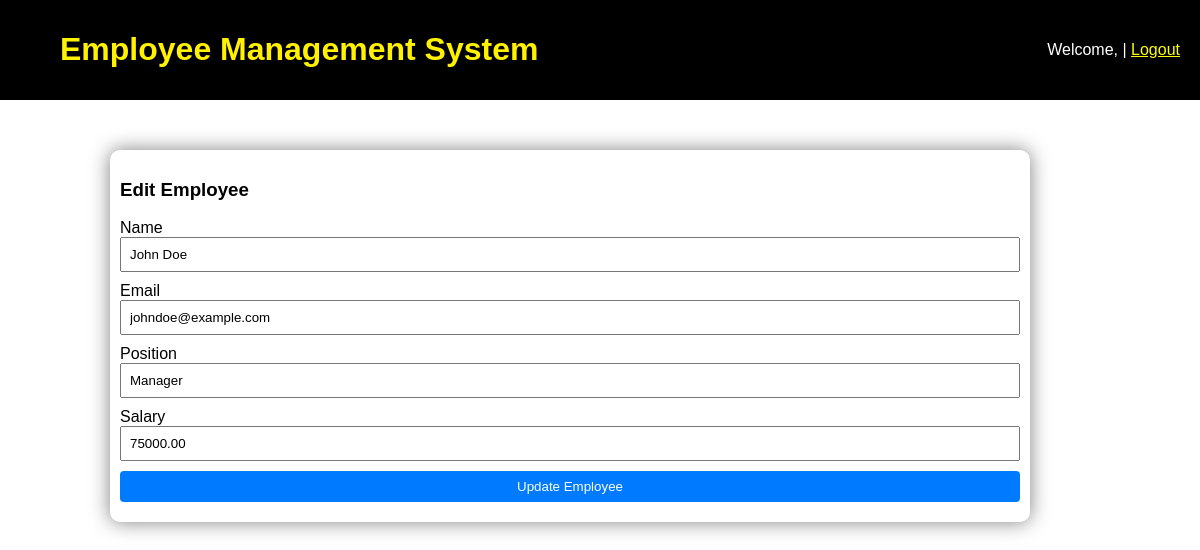
Screenshot of /employees_edit.php?id=1 with the database file from the repository.
### tables this page shows
CREATE TABLE `employees` (
  `id` int(11) NOT NULL,
  `name` varchar(100) NOT NULL,
  `email` varchar(100) NOT NULL,
  `password` varchar(255) NOT NULL,
  `position` varchar(100) DEFAULT NULL,
  `salary` decimal(10,2) DEFAULT NULL,
  `created_at` timestamp NOT NULL DEFAULT current_timestamp(),
  `user_id` int(11) DEFAULT NULL
);

### employees_edit.php (the view, shortened to what this page needs)
<?php
include('config.php');
$id = $_GET['id'];
$result = mysqli_query($conn, "SELECT * FROM employees WHERE id = $id");
$row = mysqli_fetch_assoc($result);
?>
<!DOCTYPE html>
<html lang="en">
<head>
    <link rel="stylesheet" href="css_styles.css">
</head>
<body>
    <header>
        <h1>Employee Management System</h1>
        <div class="user-info">
            Welcome, <?= htmlspecialchars($_SESSION['username']); ?> | <a href="logout.php" style="color: yellow;">Logout</a>
        </div>
    </header>
    <div class="container1">
        <h3>Edit Employee</h3>
        <form method="POST" action="">
            <label for="name">Name</label>
            <input type="text" id="name" name="name" value="<?= htmlspecialchars($row['name']); ?>" required>
            <label for="email">Email</label>
            <input type="email" id="email" name="email" value="<?= htmlspecialchars($row['email']); ?>" required>
            <label for="position">Position</label>
            <input type="text" id="position" name="position" value="<?= htmlspecialchars($row['position']); ?>" required>
            <label for="salary">Salary</label>
            <input type="number" id="salary" name="salary" value="<?= htmlspecialchars($row['salary']); ?>" step="0.01" required>
            <button type="submit">Update Employee</button>
        </form>
    </div>
</body>
</html>

### css_styles.css (style rules this page uses)
body { font-family: Arial, sans-serif; margin: 0; padding: 0; }
h1 { color: #333; }
form { display: flex; flex-direction: column; }
form input, form select, form button { margin-bottom: 10px; padding: 8px; }

### employees_edit.php (style rules this page uses)
body { font-family: Arial, sans-serif; margin: 0; padding: 0; }
header { background-color: black; color: white; padding: 10px 20px; display: flex; justify-content: space-between; align-items: center; }
.container1 { width: 200%; max-width: 900px; background-color: white; border-radius: 10px; box-shadow: 0 0 20px rgba(0, 0, 0, 0.5); padding: 10px; display: flex; flex-direction: column; justify-content: flex-start; align-items: stretch; margin: 50px auto 0; margin-right: 170px; }
h1 { color: #FFF100; margin-left: 40px; }
form { display: flex; flex-direction: column; }
form input, form button { margin-bottom: 10px; padding: 8px; }
form button { background-color: #007BFF; color: white; border: none; border-radius: 4px; cursor: pointer; }

### rows the page displays
employees: name "John Doe", email "johndoe@example.com", position "Manager", salary "75000.00"
